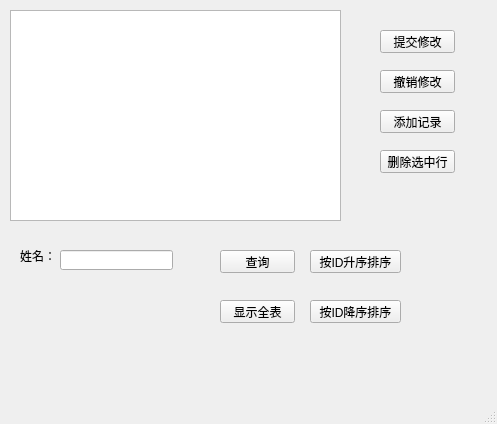
<?xml version="1.0" encoding="UTF-8"?>
<ui version="4.0">
 <class>MainWindow</class>
 <widget class="QMainWindow" name="MainWindow">
  <property name="geometry">
   <rect>
    <x>0</x>
    <y>0</y>
    <width>497</width>
    <height>424</height>
   </rect>
  </property>
  <property name="windowTitle">
   <string>MainWindow</string>
  </property>
  <widget class="QWidget" name="centralwidget">
   <widget class="QPushButton" name="pushButton">
    <property name="geometry">
     <rect>
      <x>380</x>
      <y>30</y>
      <width>75</width>
      <height>23</height>
     </rect>
    </property>
    <property name="text">
     <string>提交修改</string>
    </property>
   </widget>
   <widget class="QPushButton" name="pushButton_2">
    <property name="geometry">
     <rect>
      <x>380</x>
      <y>70</y>
      <width>75</width>
      <height>23</height>
     </rect>
    </property>
    <property name="text">
     <string>撤销修改</string>
    </property>
   </widget>
   <widget class="QPushButton" name="pushButton_3">
    <property name="geometry">
     <rect>
      <x>380</x>
      <y>110</y>
      <width>75</width>
      <height>23</height>
     </rect>
    </property>
    <property name="text">
     <string>添加记录</string>
    </property>
   </widget>
   <widget class="QPushButton" name="pushButton_4">
    <property name="geometry">
     <rect>
      <x>380</x>
      <y>150</y>
      <width>75</width>
      <height>23</height>
     </rect>
    </property>
    <property name="text">
     <string>删除选中行</string>
    </property>
   </widget>
   <widget class="QLineEdit" name="lineEdit">
    <property name="geometry">
     <rect>
      <x>60</x>
      <y>250</y>
      <width>113</width>
      <height>20</height>
     </rect>
    </property>
   </widget>
   <widget class="QLabel" name="label">
    <property name="geometry">
     <rect>
      <x>20</x>
      <y>250</y>
      <width>54</width>
      <height>12</height>
     </rect>
    </property>
    <property name="text">
     <string>姓名：</string>
    </property>
   </widget>
   <widget class="QPushButton" name="pushButton_5">
    <property name="geometry">
     <rect>
      <x>220</x>
      <y>250</y>
      <width>75</width>
      <height>23</height>
     </rect>
    </property>
    <property name="text">
     <string>查询</string>
    </property>
   </widget>
   <widget class="QPushButton" name="pushButton_6">
    <property name="geometry">
     <rect>
      <x>220</x>
      <y>300</y>
      <width>75</width>
      <height>23</height>
     </rect>
    </property>
    <property name="text">
     <string>显示全表</string>
    </property>
   </widget>
   <widget class="QPushButton" name="pushButton_7">
    <property name="geometry">
     <rect>
      <x>310</x>
      <y>250</y>
      <width>91</width>
      <height>23</height>
     </rect>
    </property>
    <property name="text">
     <string>按ID升序排序</string>
    </property>
   </widget>
   <widget class="QPushButton" name="pushButton_8">
    <property name="geometry">
     <rect>
      <x>310</x>
      <y>300</y>
      <width>91</width>
      <height>23</height>
     </rect>
    </property>
    <property name="text">
     <string>按ID降序排序</string>
    </property>
   </widget>
   <widget class="QTableView" name="tableView">
    <property name="geometry">
     <rect>
      <x>10</x>
      <y>10</y>
      <width>331</width>
      <height>211</height>
     </rect>
    </property>
   </widget>
  </widget>
  <widget class="QMenuBar" name="menubar">
   <property name="geometry">
    <rect>
     <x>0</x>
     <y>0</y>
     <width>497</width>
     <height>23</height>
    </rect>
   </property>
  </widget>
  <widget class="QStatusBar" name="statusbar"/>
 </widget>
 <resources/>
 <connections/>
</ui>
